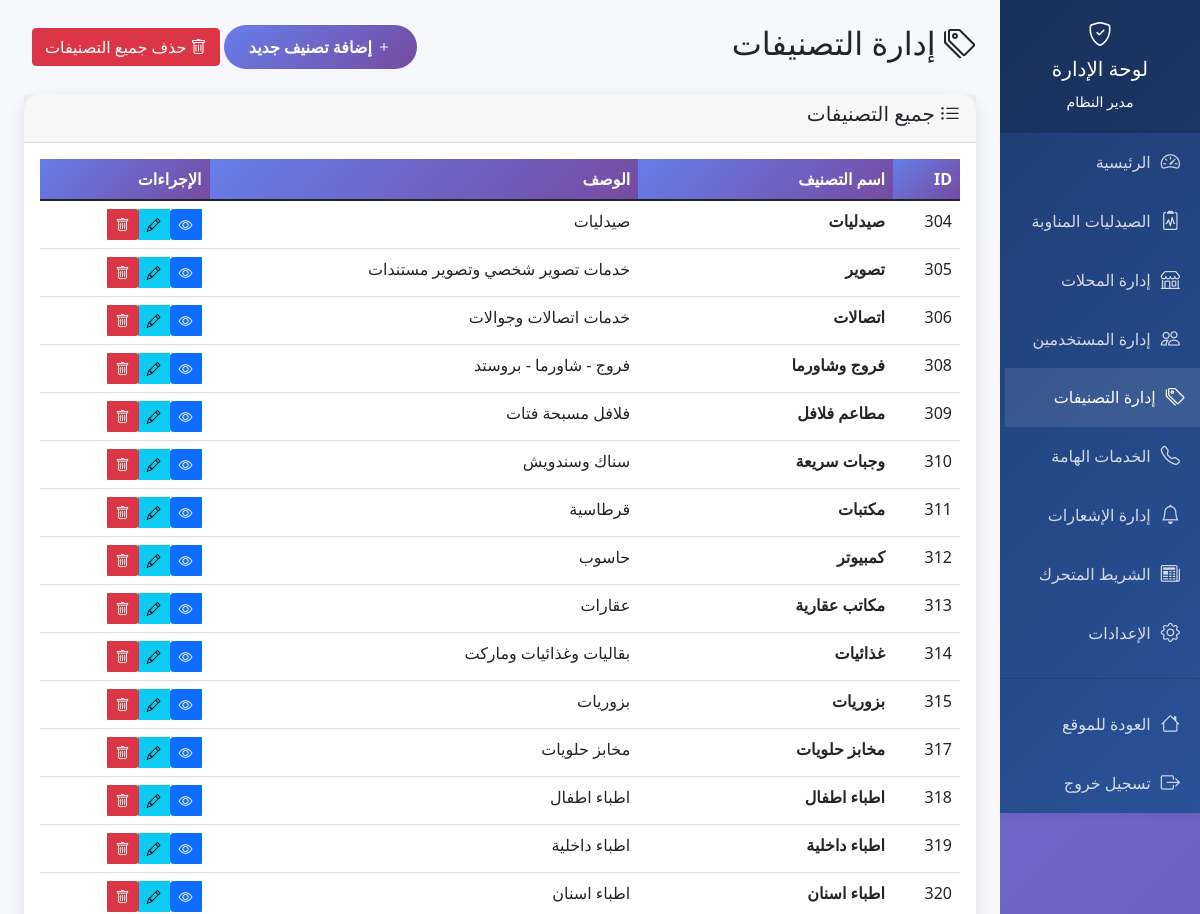
Page /admin/categories (signed in, upper part) on the earlier database version.
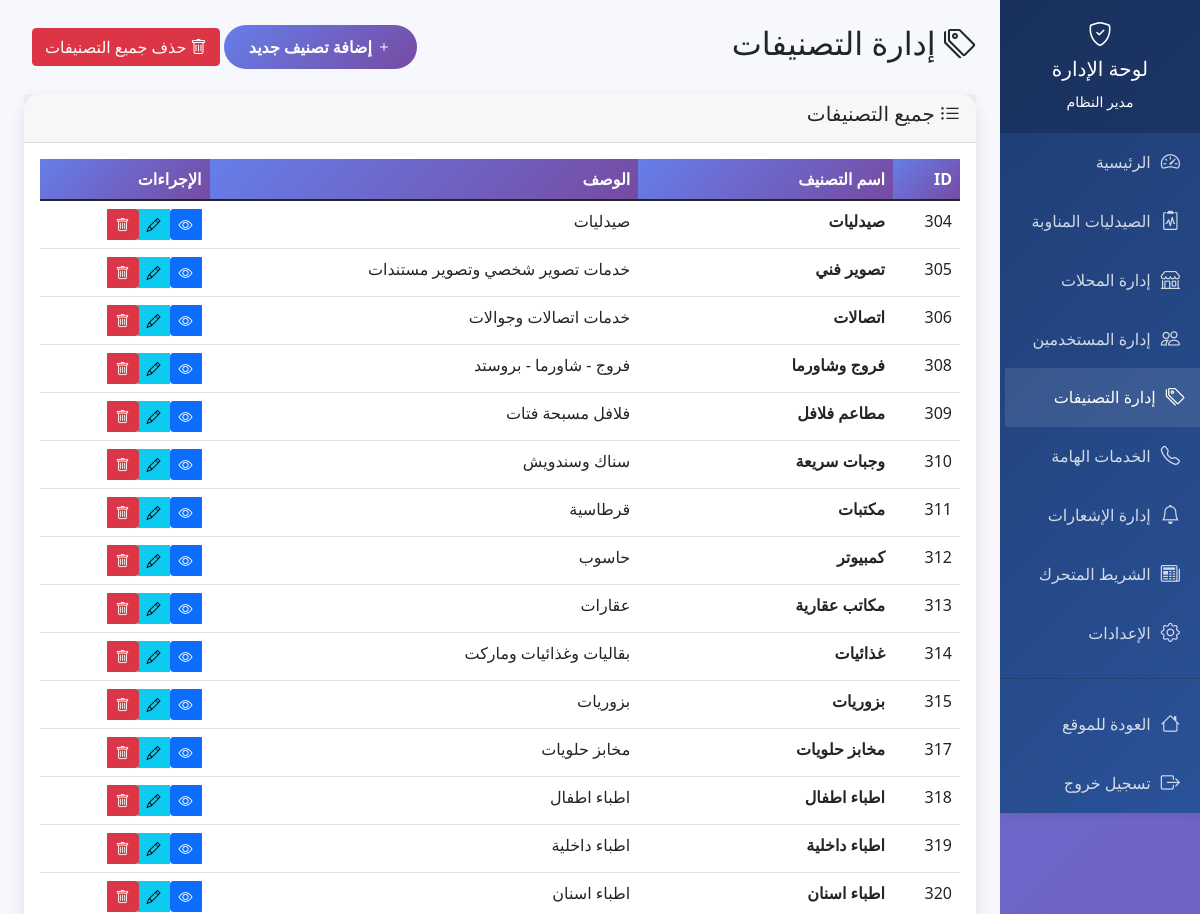
Same page on the later database version.
### tables this page shows
CREATE TABLE categories (
            id INTEGER PRIMARY KEY AUTOINCREMENT,
            name TEXT NOT NULL,
            description TEXT
        );

### app.py (the view)
@app.route('/admin/categories')
def admin_categories():
    if 'user_id' not in session or not session.get('is_admin'):
        flash('ليس لديك صلاحية للوصول لهذه الصفحة', 'error')
        return redirect(url_for('index'))
    conn = sqlite3.connect('hussainiya_stores.db')
    cursor = conn.cursor()
    cursor.execute('SELECT * FROM categories ORDER BY id')
    categories = cursor.fetchall()
    conn.close()
    return render_template('admin_categories.html', categories=categories)

### app.py (called while the page is built, shortened)
@app.before_request
def check_maintenance_mode():
    if request.endpoint and (request.endpoint.startswith('admin_') or
                           request.endpoint == 'login' or
                           request.endpoint == 'logout' or
                           request.endpoint == 'register' or
                           request.endpoint == 'welcome' or
                           request.endpoint == 'save_settings'):
        return

### templates/admin_categories.html (shortened to what the changed rows need)
<!DOCTYPE html>
<html lang="ar" dir="rtl">
<head>
    <link href="https://cdn.jsdelivr.net/npm/bootstrap@5.1.3/dist/css/bootstrap.min.css" rel="stylesheet">
    <link href="https://cdn.jsdelivr.net/npm/bootstrap-icons@1.7.2/font/bootstrap-icons.css" rel="stylesheet">
</head>
<body>
    <div class="row g-0">
        <div class="col-md-10">
            <div class="admin-content p-4">
                <div class="d-flex justify-content-between align-items-center mb-4">
                    <h2><i class="bi bi-tags"></i> إدارة التصنيفات</h2>
                </div>
                <div class="card">
                    <div class="card-body">
                        {% if categories %}
                        <div class="table-responsive">
                            <table class="table table-hover">
                                <thead>
                                    <tr>
                                        <th>ID</th>
                                        <th>اسم التصنيف</th>
                                        <th>الوصف</th>
                                        <th>الإجراءات</th>
                                    </tr>
                                </thead>
                                <tbody>
                                    {% for category in categories %}
                                    <tr>
                                        <td>{{ category[0] }}</td>
                                        <td><strong>{{ category[1] }}</strong></td>
                                        <td>{{ category[2] or 'لا يوجد وصف' }}</td>
                                        <td>
                                            <div class="btn-group" role="group">
                                                <a href="{{ url_for('admin_category_details', category_id=category[0]) }}"
                                                   class="btn btn-primary btn-sm">
                                                    <i class="bi bi-eye"></i>
                                                </a>
                                                <button class="btn btn-info btn-sm" data-bs-toggle="modal"
                                                        data-bs-target="#editCategoryModal{{ category[0] }}">
                                                    <i class="bi bi-pencil"></i>
                                                </button>
                                                <a href="{{ url_for('delete_category', category_id=category[0]) }}"
                                                   class="btn btn-danger btn-sm"
                                                   onclick="return confirm('هل تريد حذف هذا التصنيف؟')">
                                                    <i class="bi bi-trash"></i>
                                                </a>
                                            </div>
                                        </td>
                                    </tr>
                                    {% endfor %}
                                </tbody>
                            </table>
                        </div>
                        {% else %}
                        <div class="text-center py-5">
                            <i class="bi bi-tags" style="font-size: 3rem; color: #ccc;"></i>
                            <h5 class="mt-3 text-muted">لا توجد تصنيفات</h5>
                        </div>
                        {% endif %}
                    </div>
                </div>
            </div>
        </div>
    </div>
</body>
</html>

Differences in the rows shown:
changed categories "خدمات تصوير شخصي وتصوير مستندات": name "تصوير" → "تصوير فني"
